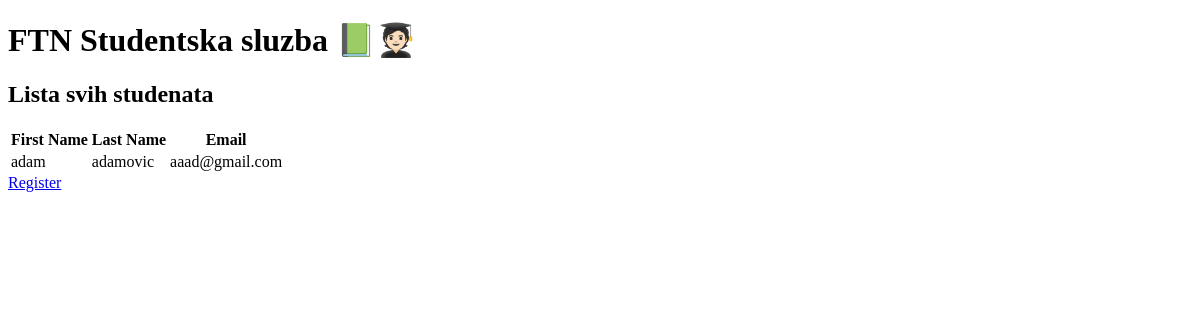
The app's page /student/, older data.
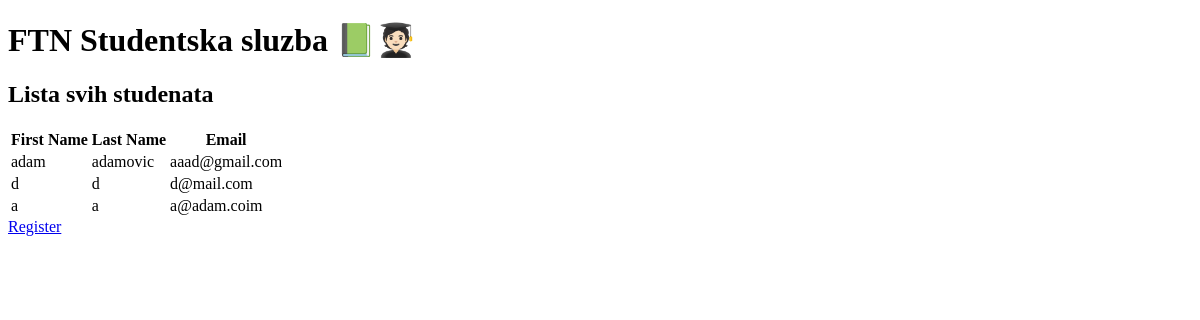
The same page, newer data.
### student/models.py (models this page shows)
class Student(models.Model):
    first_name = models.CharField(max_length=255)
    last_name = models.CharField(max_length=255)
    email = models.EmailField(unique=True)

### student/views.py (the view)
# urls.py: path('', views.student_table, name='student-table')
def student_table(request):
    students = Student.objects.all()
    return render(request, 'student_table.html', {'students': students})

### student/templates/student_table.html (shortened to what this page needs)
<!DOCTYPE html>
<html>
<body>
<h1>FTN Studentska sluzba 📗🧑🏻‍🎓</h1>
<h2>Lista svih studenata</h2>
<table>
    <thead>
        <tr>
            <th>First Name</th>
            <th>Last Name</th>
            <th>Email</th>
        </tr>
    </thead>
    <tbody>
        {% for student in students %}
            <tr>
                <td>{{ student.first_name }}</td>
                <td>{{ student.last_name }}</td>
                <td>{{ student.email }}</td>
            </tr>
        {% endfor %}
    </tbody>
</table>
<a href="/student/register">Register</a>
</body>
</html>

Row changes from the older to the newer data that the page shows:
added Student: first_name "d", last_name "d", email "d@mail.com"
added Student: first_name "a", last_name "a", email "a@adam.coim"
